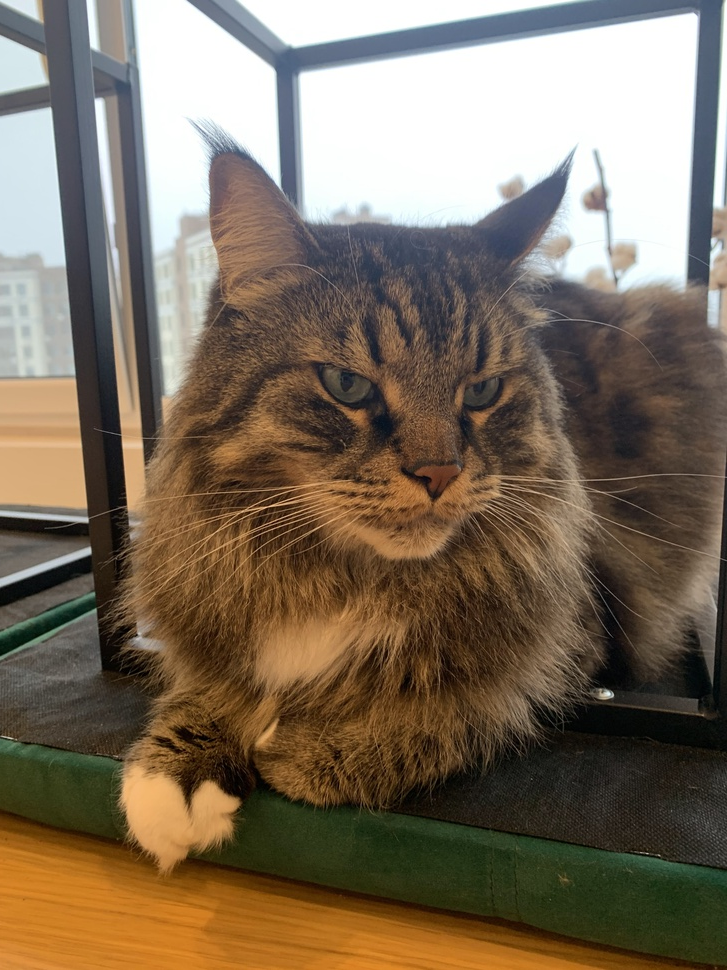
#> input picture photos/cat_bilolap.jpg, 727 x 970 px, shrunk from 3024 x 4032 before the run
$ python contours.py
#> lines starting #> are read from the running program, lines starting #| are printed output that depends on the picture; after the words box and inside, x2 and y2 are one past the last pixel; in counts of white or black regions, pixels touching at a corner belong together
"""
The contours are different from edges, we need them as building blocks for segmentation and detection

"""
import cv2 as cv
import numpy as np

img = cv.imread('photos/cat_bilolap.jpg')
#> img is the input picture: shape (970, 727, 3); mean B, G, R 92.9, 110.4, 124.6
cv.imshow('bilolap', img)


# converts to greyscale
gray = cv.cvtColor(img, cv.COLOR_BGR2GRAY)
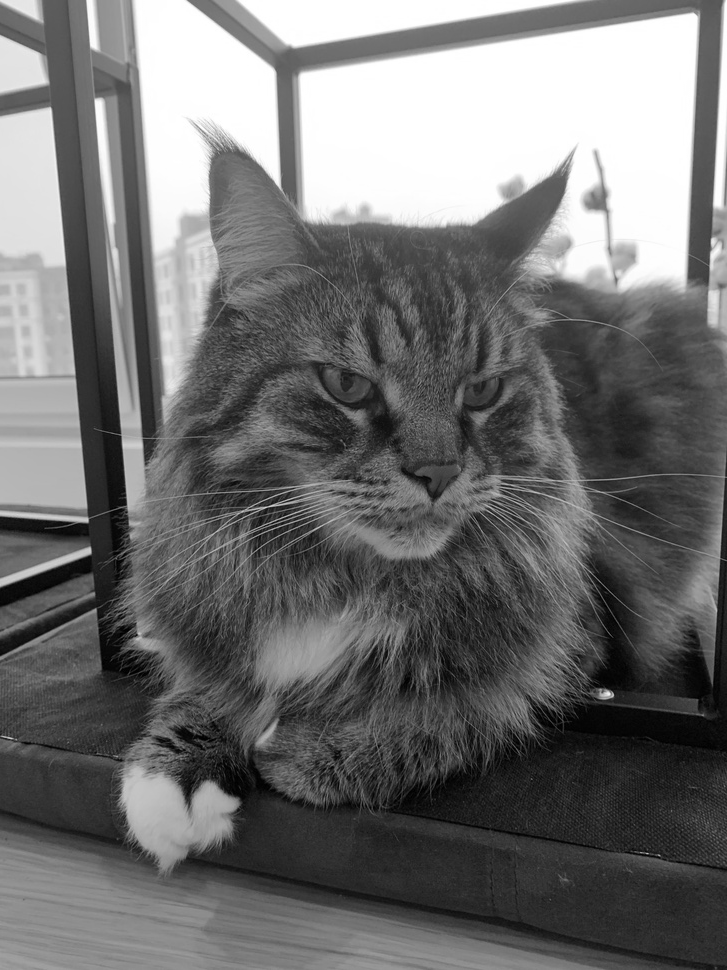
#> gray: shape (970, 727); min 0, max 255, mean 112.6
cv.imshow('Grayscale', gray)

#blur
# -> comment
blur = cv.GaussianBlur(gray, (5, 5), cv.BORDER_DEFAULT)

# cv.imshow('blured', blur)

# detect edges
canny = cv.Canny(blur, 125, 175)
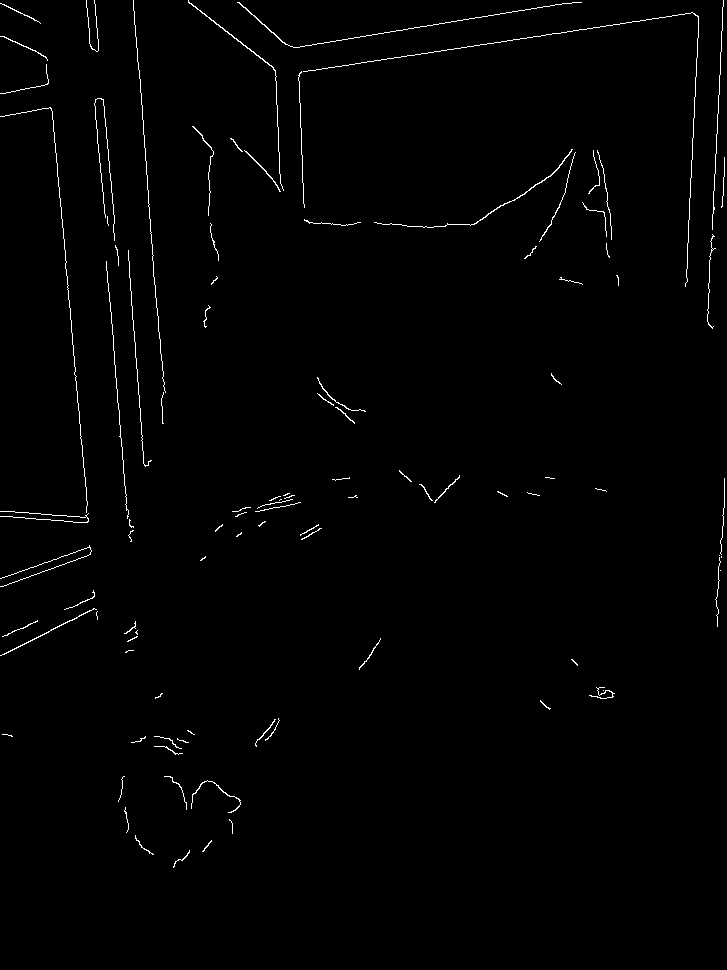
#> canny: shape (970, 727); 1% white in thin lines or dots, all inside (x1, y1, x2, y2) = (0, 0, 725, 868)
cv.imshow('Canny edges', canny)


# # looks after structure of elements, countrour - list of coordinates of countour.
# # hierarchies - represenation o
# contours, hierarchies = cv.findContours(canny, cv.RETR_LIST, cv.CHAIN_APPROX_NONE)
# print(f'{len(contours)}')

## end -> comment


ret, thresh = cv.threshold(gray, 160, 255, type=cv.THRESH_BINARY)
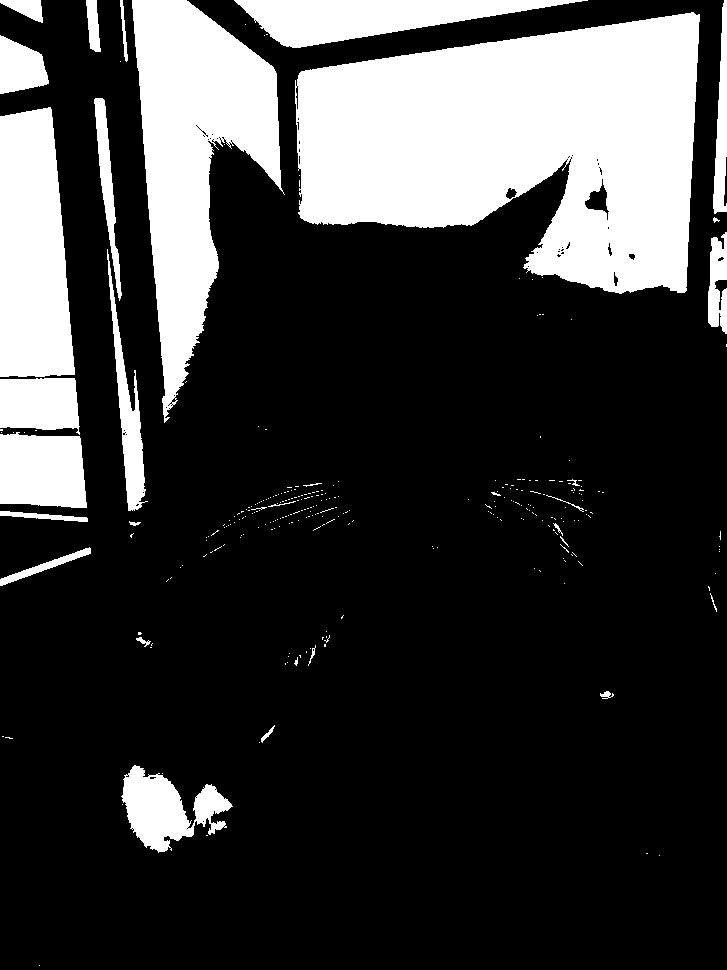
#> thresh: shape (970, 727); 23.2% white; 292 white regions (261 under 20 px)
cv.imshow('thresh', thresh)

contours, hierarchies = cv.findContours(canny, cv.RETR_LIST, cv.CHAIN_APPROX_NONE)
#> contours = 102 contours, 93 with area under 20; largest, box (x1, y1, x2, y2) and area: (374, 149, 573, 228) 68, (188, 0, 284, 191) 66, (0, 608, 97, 656) 43, (237, 2, 582, 48) 41, (244, 150, 281, 192) 33
print(f'{len(contours)}')
#| 102

# add blank image

blank = np.zeros(img.shape[:2], dtype=np.float32)

#> (the run stopped early here; a loop or call above may not have finished)

$ run again, with photos/orto_dvir.jpg copied over photos/cat_bilolap.jpg
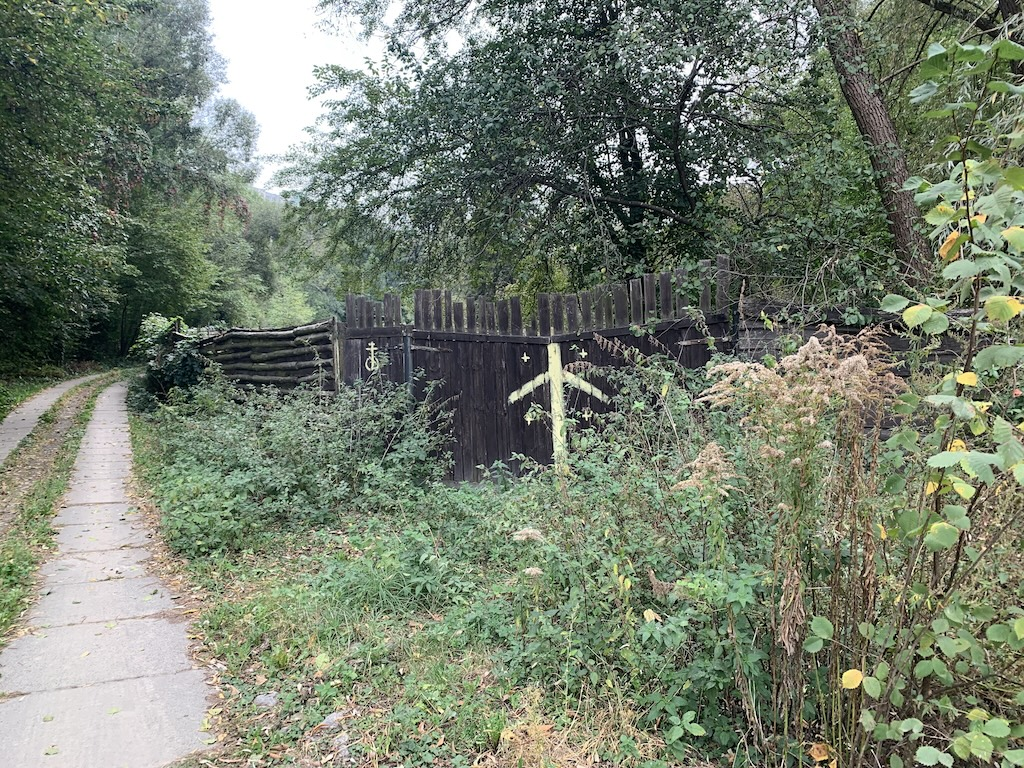
#> input picture photos/orto_dvir.jpg, 1024 x 768 px
#> img is the input picture: shape (768, 1024, 3); mean B, G, R 110.2, 127, 117.9
#> `canny = cv.Canny(blur, 125, 175)`:
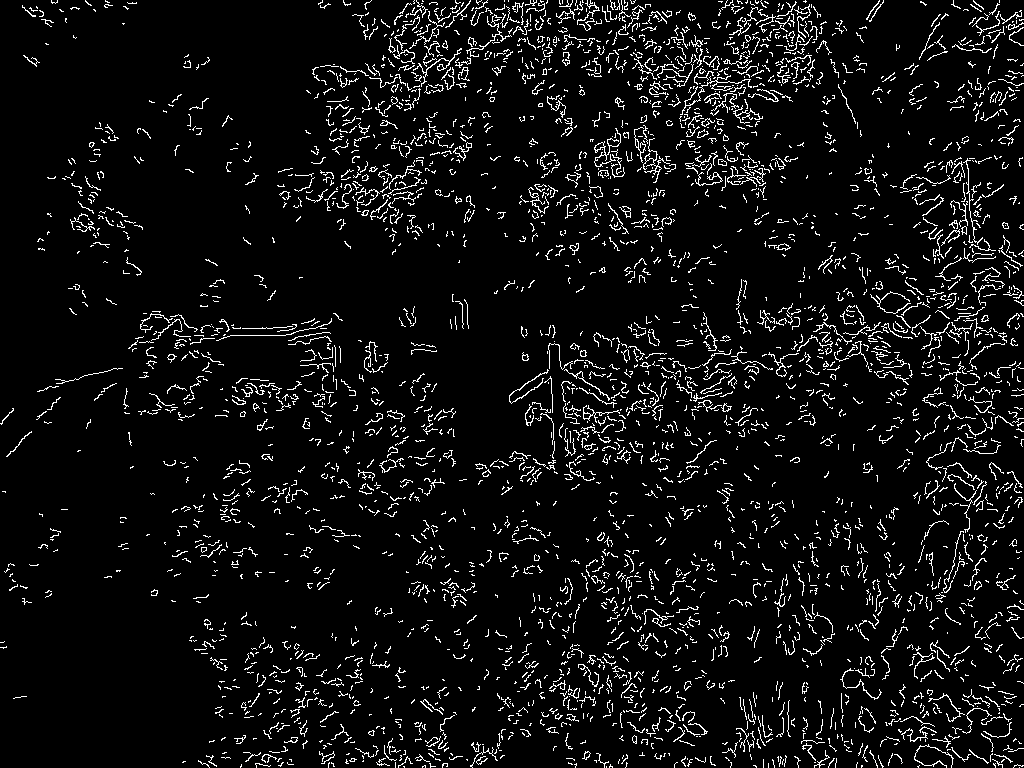
#> canny: shape (768, 1024); 6.3% white in thin lines or dots
#> `ret, thresh = cv.threshold(gray, 160, 255, type=cv.THRESH_BINARY)`:
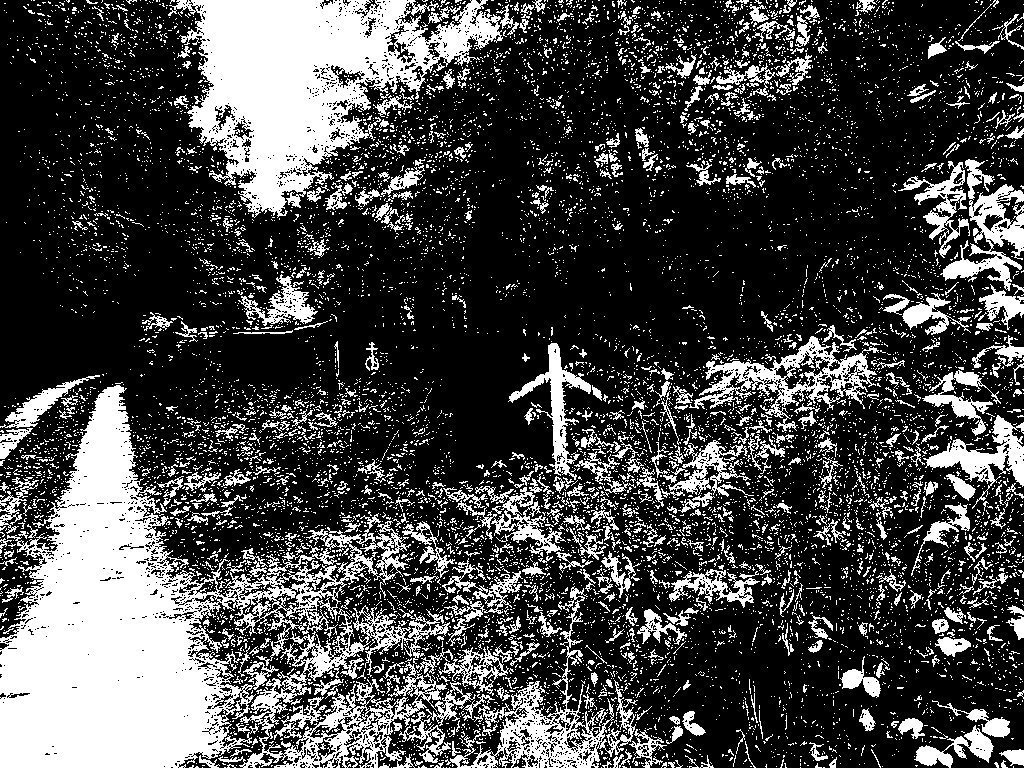
#> thresh: shape (768, 1024); 27.5% white; 10710 white regions (10047 under 20 px)
#> contours = 3428 contours, 3356 with area under 20; largest, box (x1, y1, x2, y2) and area: (594, 128, 621, 167) 80, (413, 48, 462, 87) 68, (583, 405, 620, 423) 56, (643, 138, 670, 183) 52, (776, 243, 791, 251) 50
#| 3428

$ run again, with photos/pomidory.jpg copied over photos/cat_bilolap.jpg
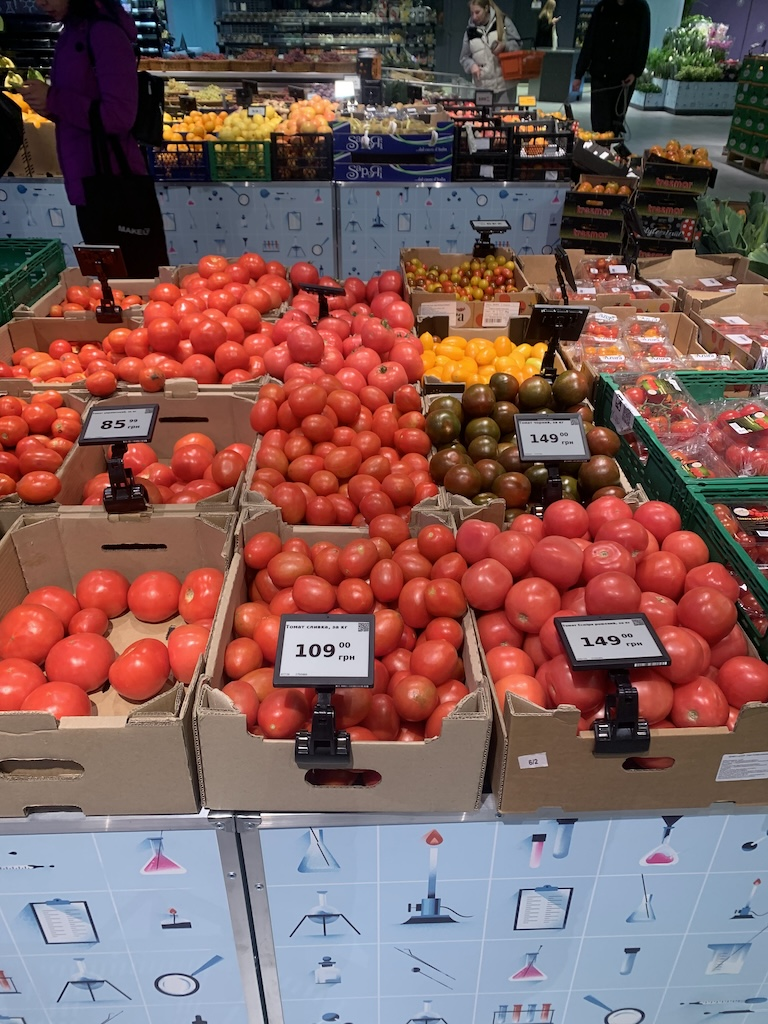
#> input picture photos/pomidory.jpg, 768 x 1024 px
#> img is the input picture: shape (1024, 768, 3); mean B, G, R 91.5, 93.7, 126.6
#> `canny = cv.Canny(blur, 125, 175)`:
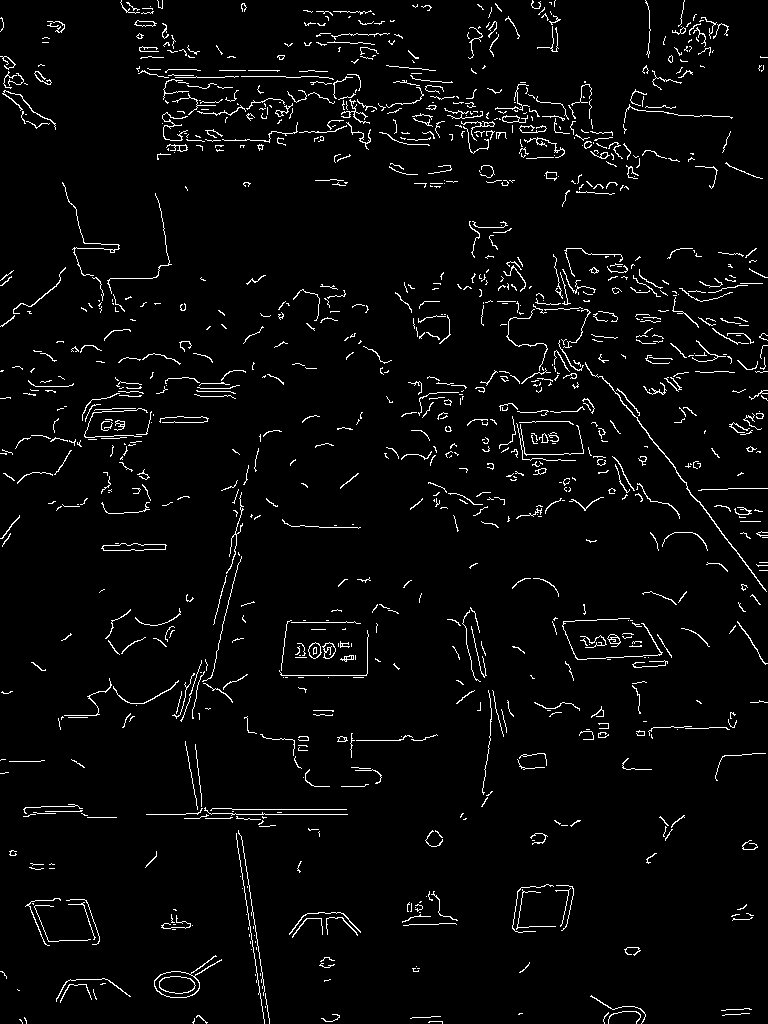
#> canny: shape (1024, 768); 3.4% white in thin lines or dots
#> `ret, thresh = cv.threshold(gray, 160, 255, type=cv.THRESH_BINARY)`:
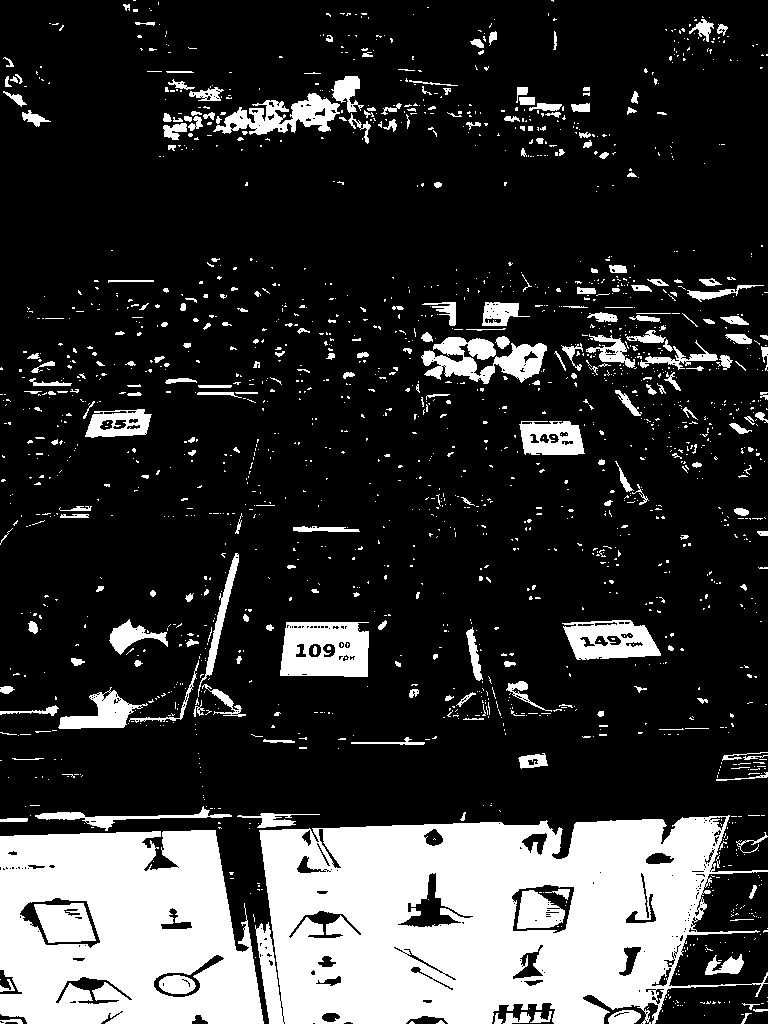
#> thresh: shape (1024, 768); 21.1% white; 1804 white regions (1538 under 20 px)
#> contours = 1134 contours, 1076 with area under 20; largest, box (x1, y1, x2, y2) and area: (154, 955, 222, 998) 970, (154, 971, 200, 998) 917, (159, 976, 196, 994) 489, (159, 976, 196, 994) 471, (101, 543, 167, 551) 338
#| 1134

$ run again, with photos/female_face_1.webp saved as photos/cat_bilolap.jpg
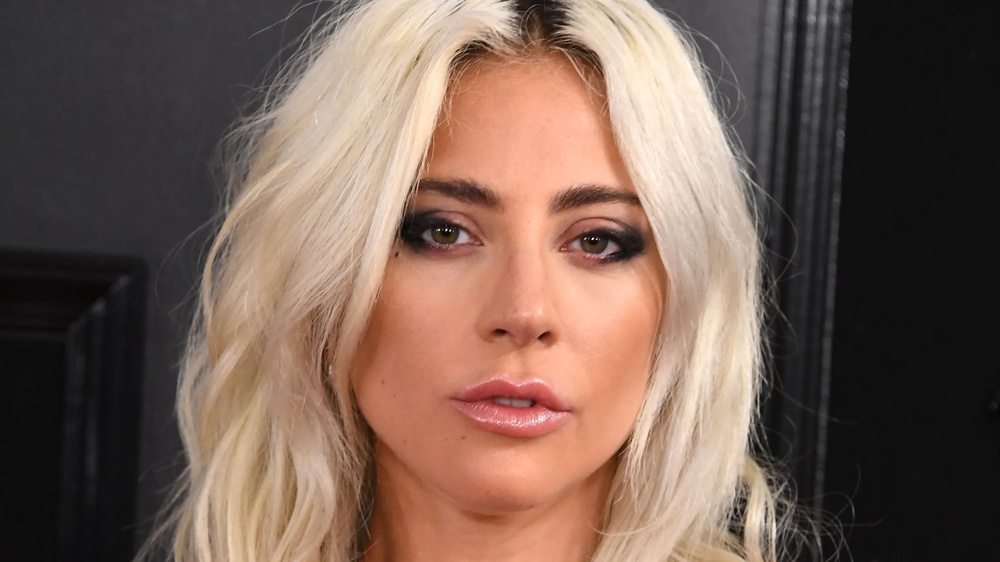
#> input picture photos/female_face_1.webp, 1000 x 562 px, shrunk from 2560 x 1440 before the run
#> img is the input picture: shape (562, 1000, 3); mean B, G, R 83.2, 94.8, 117.9
#> `canny = cv.Canny(blur, 125, 175)`:
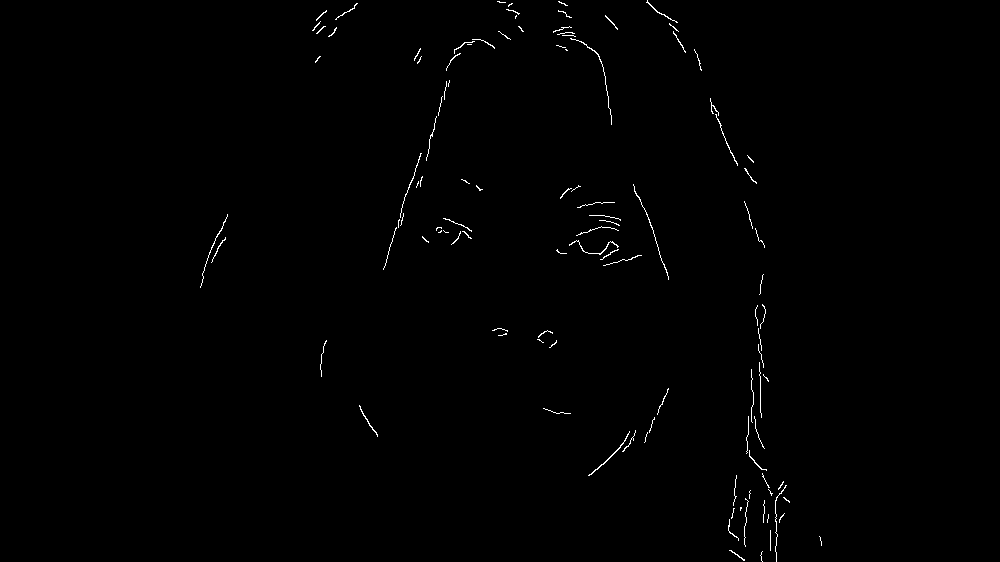
#> canny: shape (562, 1000); 0.53% white in thin lines or dots, all inside (x1, y1, x2, y2) = (200, 0, 822, 562)
#> `ret, thresh = cv.threshold(gray, 160, 255, type=cv.THRESH_BINARY)`:
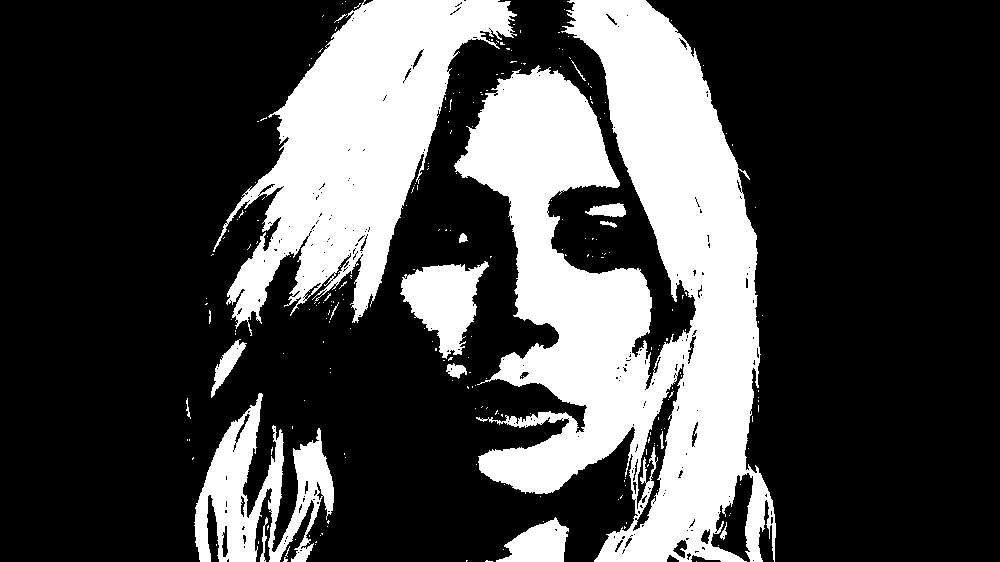
#> thresh: shape (562, 1000); 28.1% white; 236 white regions (218 under 20 px)
#> contours = 111 contours, 109 with area under 20; largest, box (x1, y1, x2, y2) and area: (588, 431, 630, 476) 36, (569, 240, 619, 255) 23
#| 111
